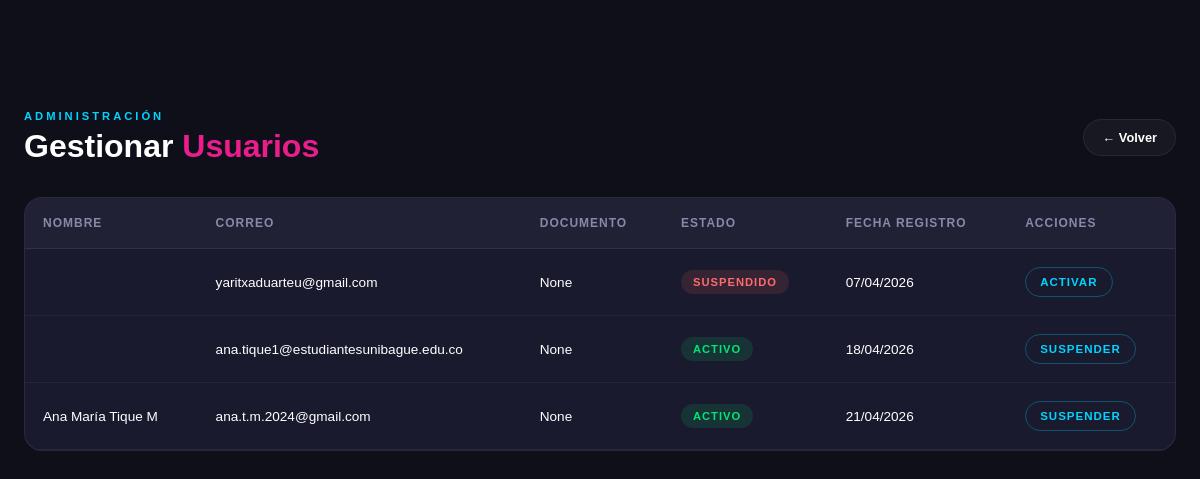
Screenshot of /panel_admin_usuarios/ (signed in) with the database file from the repository.
### usuarios/models.py (models this page shows, shortened)
class Usuario(AbstractUser):
    ROLES = [
        ('cliente', 'Cliente'),
        ('admin', 'Administrador'),
    ]
    rol = models.CharField(max_length=20, choices=ROLES, default='cliente')
    telefono = models.CharField(null=True, blank=True)
    tipo_documento = models.CharField(max_length=20, null=True, blank=True)
    documento = models.CharField(max_length=20, null=True, blank=True)
    fecha_registro = models.DateTimeField(auto_now_add=True)
    def es_admin(self):
        return self.rol == 'admin'

### gimnasio/views.py (the view)
# urls.py: path('panel_admin_usuarios/',views.admin_usuarios,name= 'panel_admin_usuarios'),
def admin_usuarios(request):
    if not request.user.es_admin():
        return redirect('inicio')
    usuarios = Usuario.objects.filter(rol='cliente')
    return render(request, 'gimnasio/administrar_usuarios.html', {
        'usuarios': usuarios
    })

### templates/gimnasio/administrar_usuarios.html
{% load static %}
<link rel="stylesheet" href="{% static 'css/panel_admin.css' %}">
<link rel="stylesheet" href="{% static 'css/gestionar_usuarios.css' %}">
<body>
<div class="usuarios-container">
    <div class="usuarios-top">
        <div>
            <p class="usuarios-tag">Administración</p>
            <h1 class="usuarios-title">
                Gestionar <span>Usuarios</span>
            </h1>
        </div>
        <a href="{% url 'panel_admin' %}" class="btn-volver">
            ← Volver
        </a>
    </div>
    {% if usuarios %}
    <div class="tabla-wrap">
        <table class="usuarios-table">
            <thead>
                <tr>
                    <th>Nombre</th>
                    <th>Correo</th>
                    <th>Documento</th>
                    <th>Estado</th>
                    <th>Fecha registro</th>
                    <th>Acciones</th>
                </tr>
            </thead>
            <tbody>
            {% for usuario in usuarios %}
                <tr>
                    <td>
                        {{ usuario.first_name }} {{ usuario.last_name }}
                    </td>
                    <td>{{ usuario.email }}</td>
                    <td>{{ usuario.documento }}</td>
                    <td>
                        {% if usuario.is_active %}
                            <span class="estado activo">
                                Activo
                            </span>
                        {% else %}
                            <span class="estado suspendido">
                                Suspendido
                            </span>
                        {% endif %}
                    </td>
                    <td>
                        {{ usuario.fecha_registro|date:"d/m/Y" }}
                    </td>
                    <td>
                        <a href="{% url 'admin_cambiar_estado_usuario' usuario.id %}"
                           class="btn-accion">
                            {% if usuario.is_active %}
                                Suspender
                            {% else %}
                                Activar
                            {% endif %}
                        </a>
                    </td>
                </tr>
            {% endfor %}
            </tbody>
        </table>
    </div>
    {% else %}
        <div class="empty-state">
            No hay clientes registrados todavía.
        </div>
    {% endif %}
</div>
</body>

### static/css/panel_admin.css (style rules this page uses)
*, *::before, *::after { box-sizing: border-box; margin: 0; padding: 0; }
body { font-family: var(--font); background: var(--bg); color: var(--text-primary); min-height: 100vh; }

### static/css/gestionar_usuarios.css (style rules this page uses)
.usuarios-container { max-width: 1200px; margin: 110px auto 40px; padding: 0 24px; }
.usuarios-top { display: flex; justify-content: space-between; align-items: center; margin-bottom: 32px; gap: 20px; flex-wrap: wrap; }
.usuarios-tag { font-size: .7rem; font-weight: 700; letter-spacing: 3px; text-transform: uppercase; color: var(--neon-cyan); margin-bottom: 6px; }
.usuarios-title { font-size: 2rem; font-weight: 700; }
.usuarios-title span { color: var(--neon-pink); }
.btn-volver { padding: 10px 18px; border-radius: 50px; text-decoration: none; font-size: .8rem; font-weight: 700; color: white; border: 1px solid var(--border); background: rgba(255,255,255,.04); transition: .2s; }
.tabla-wrap { background: var(--bg-card); border: 1px solid var(--border); border-radius: 18px; overflow: hidden; }
.usuarios-table { width: 100%; border-collapse: collapse; }
.usuarios-table thead { background: rgba(255,255,255,.03); }
.usuarios-table th { padding: 18px; text-align: left; font-size: .75rem; text-transform: uppercase; letter-spacing: 1px; color: var(--text-muted); border-bottom: 1px solid var(--border); }
.usuarios-table td { padding: 18px; font-size: .85rem; border-bottom: 1px solid rgba(255,255,255,.05); }
.estado { padding: 6px 12px; border-radius: 50px; font-size: .7rem; font-weight: 700; letter-spacing: 1px; text-transform: uppercase; }
.estado.activo { background: rgba(0,230,118,.12); color: #00e676; }
.estado.suspendido { background: rgba(255,107,107,.12); color: #ff6b6b; }
.btn-accion { display: inline-flex; align-items: center; justify-content: center; padding: 8px 14px; border-radius: 50px; text-decoration: none; font-size: .72rem; font-weight: 700; letter-spacing: 1px; text-transform: uppercase; color: var(--neon-cyan); border: 1px solid rgba(0,212,255,.3); transition: .2s; }

### rows the page displays
Usuario: email "yaritxaduarteu@gmail.com", documento "None", is_active "SUSPENDIDO", fecha_registro "07/04/2026"
Usuario: email "ana.tique1@estudiantesunibague.edu.co", documento "None", is_active "ACTIVO", fecha_registro "18/04/2026"
Usuario: first_name "Ana María", last_name "Tique M", email "ana.t.m.2024@gmail.com", documento "None", is_active "ACTIVO", fecha_registro "21/04/2026"
